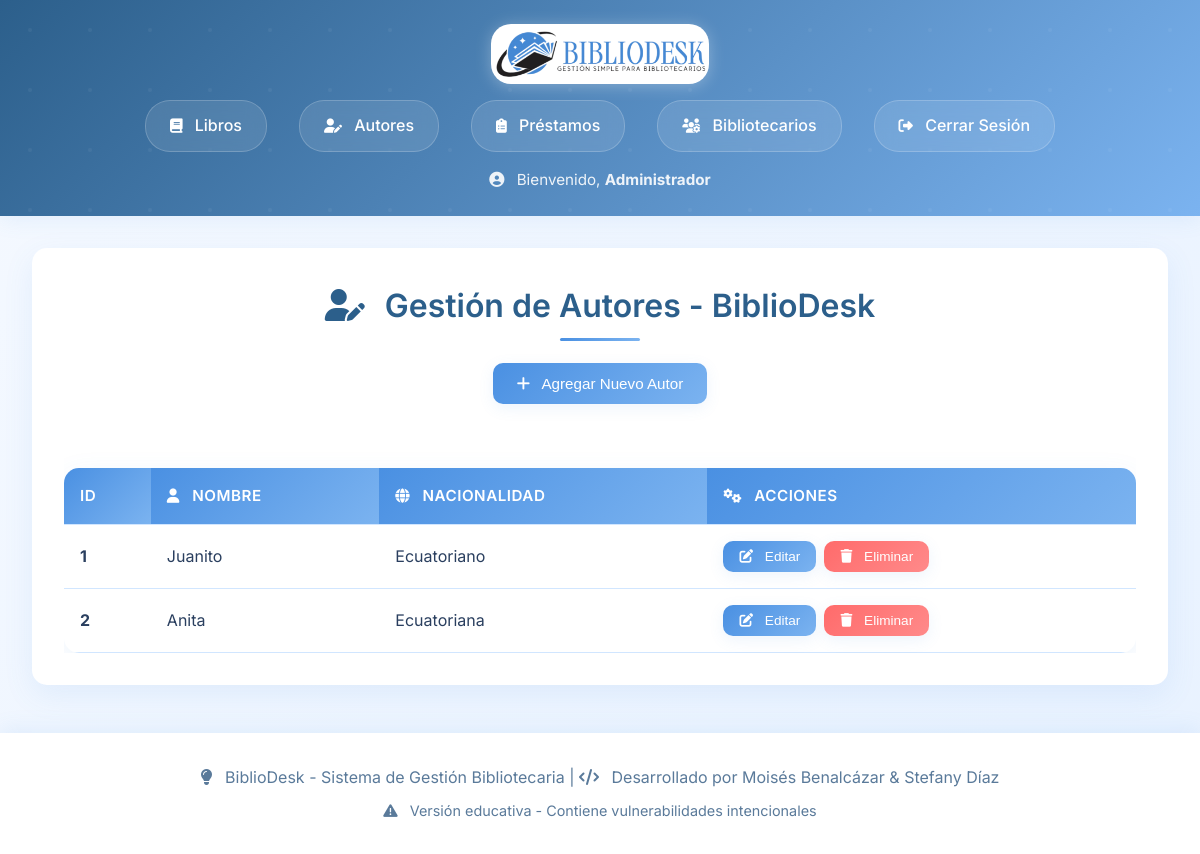
Before: /authors (signed in) with the older database file.
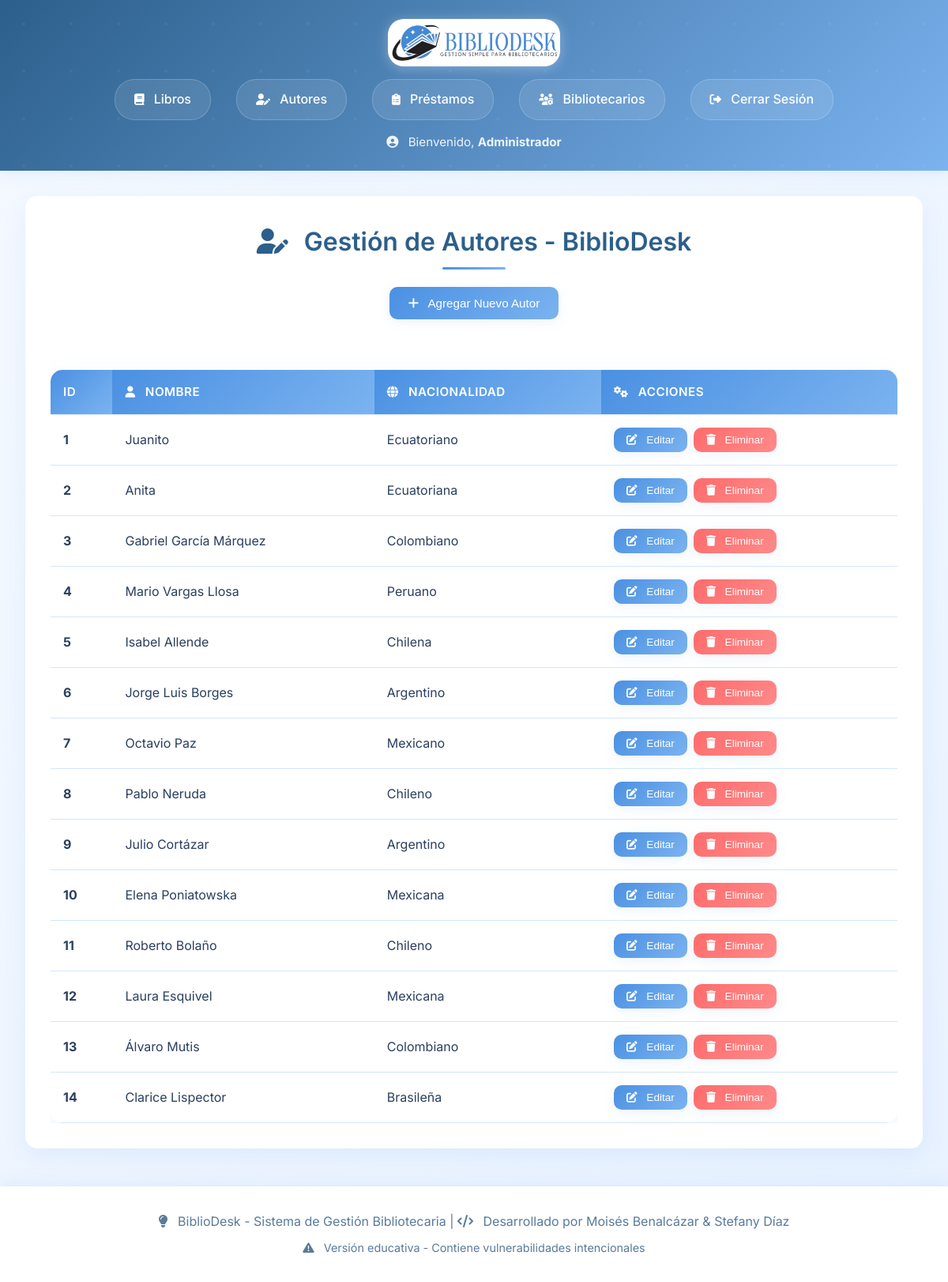
After: the same page with the newer database file.
### tables this page shows
CREATE TABLE authors (
        id INTEGER PRIMARY KEY AUTOINCREMENT,
        name TEXT NOT NULL,
        nationality TEXT
    );

### app.py (the view, shortened to what this page needs)
@app.route('/authors', methods=['GET', 'POST'])
def authors():
    if not session.get('logged_in'):
        return redirect(url_for('login'))
    authors = database.get_authors()
    return render_template('authors.html', authors=authors)

### database.py (called while the page is built)
def get_authors():
    conn = sqlite3.connect('library.db')
    c = conn.cursor()
    c.execute('SELECT * FROM authors')
    authors = c.fetchall()
    conn.close()
    return authors

### templates/authors.html (shortened to what this page needs)
{% extends "base.html" %}
{% block content %}
<div class="container">
    <div class="card">
        <h2><i class="fas fa-user-edit"></i> Gestión de Autores - BiblioDesk</h2>
        <div style="text-align: center; margin-bottom: 2rem;">
            <button class="btn-primary" onclick="openModal('addAuthorModal')">
                <i class="fas fa-plus"></i> Agregar Nuevo Autor
            </button>
        </div>
        <div style="overflow-x: auto;">
            <table>
                <thead>
                    <tr>
                        <th>ID</th>
                        <th><i class="fas fa-user"></i> Nombre</th>
                        <th><i class="fas fa-globe"></i> Nacionalidad</th>
                        <th><i class="fas fa-cogs"></i> Acciones</th>
                    </tr>
                </thead>
                <tbody>
                    {% for author in authors %}
                    <tr>
                        <td><strong>{{ author[0] }}</strong></td>
                        <td>{{ author[1] }}</td>
                        <td>{{ author[2] if author[2] else 'No especificada' }}</td>
                        <td>
                            <div class="action-buttons">
                                <button class="btn-primary" onclick="openEditModal('{{ author[0] }}', '{{ author[1] }}', '{{ author[2] }}')">
                                    <i class="fas fa-edit"></i> Editar
                                </button>
                                <form method="POST" style="display:inline;">
                                    <button type="submit" name="delete" class="btn-danger" onclick="return confirm('¿Estás seguro de que deseas eliminar este autor?')">
                                        <i class="fas fa-trash"></i> Eliminar
                                    </button>
                                </form>
                            </div>
                        </td>
                    </tr>
                    {% endfor %}
                </tbody>
            </table>
        </div>
    </div>
</div>
{% endblock %}

### templates/base.html (shortened to what this page needs)
<!DOCTYPE html>
<html lang="es">
<head>
    <link rel="stylesheet" href="https://cdnjs.cloudflare.com/ajax/libs/font-awesome/6.7.1/css/all.min.css" />
    <link rel="stylesheet" href="{{ url_for('static', filename='style.css') }}">
</head>
<body>
    <header>
        <div class="header-content">
            <div class="logo-section">
                <img src="{{ url_for('static', filename='img/logo.png') }}" alt="BiblioDesk Logo" class="logo">
            </div>
            {% if session.logged_in %}
            <nav>
                <a href="{{ url_for('books') }}"><i class="fas fa-book"></i> Libros</a>
                <a href="{{ url_for('authors') }}"><i class="fas fa-user-edit"></i> Autores</a>
                <a href="{{ url_for('loans') }}"><i class="fas fa-clipboard-list"></i> Préstamos</a>
                <a href="{{ url_for('bibliotecarios') }}"><i class="fas fa-users-cog"></i> Bibliotecarios</a>
                <a href="{{ url_for('logout') }}"><i class="fas fa-sign-out-alt"></i> Cerrar Sesión</a>
            </nav>
            <p style="text-align: center; margin-top: 1rem; opacity: 0.9; font-size: 0.95rem;">
                <i class="fas fa-user-circle"></i> Bienvenido, <strong>{{ session.name or session.username }}</strong>
            </p>
            {% endif %}
        </div>
    </header>
    <main>
        {% block content %}
        {% endblock %}
    </main>
    {% if session.logged_in %}
    <footer style="text-align: center; padding: 2rem; color: var(--text-light); background: var(--white); margin-top: 3rem; box-shadow: 0 -4px 20px var(--shadow);">
        <p><i class="fas fa-lightbulb"></i> BiblioDesk - Sistema de Gestión Bibliotecaria | <i class="fas fa-code"></i> Desarrollado por Moisés Benalcázar & Stefany Díaz</p>
        <p style="font-size: 0.9rem; margin-top: 0.5rem;"><i class="fas fa-exclamation-triangle"></i> Versión educativa - Contiene vulnerabilidades intencionales</p>
    </footer>
    {% endif %}
</body>
</html>

### static/style.css (style rules this page uses)
:root { --primary-blue: #4A90E2; --primary-light: #7BB3F0; --secondary-blue: #B8D4F1; --accent-blue: #2C5F8B; --light-blue: #E8F2FF; --background: #F5F9FF; --white: #FFFFFF; --text-dark: #2A3F5F; --text-light: #5A7A9A; --border-light: #D1E6FF; --success: #4ECDC4; --warning: #FFD93D; --danger: #FF6B6B; --shadow: rgba(74, 144, 226, 0.1); --shadow-hover: rgba(74, 144, 226, 0.2); }
* { margin: 0; padding: 0; box-sizing: border-box; }
body { font-family: 'Inter', sans-serif; background: linear-gradient(135deg, var(--background) 0%, var(--light-blue) 100%); min-height: 100vh; color: var(--text-dark); line-height: 1.6; }
header { background: linear-gradient(135deg, var(--accent-blue) 0%, var(--primary-light) 100%); color: var(--white); padding: 1.5rem 0; box-shadow: 0 4px 20px var(--shadow); position: relative; overflow: hidden; }
header::before { content: ''; position: absolute; top: 0; left: 0; right: 0; bottom: 0; animation: float 20s ease-in-out infinite; }
header img { background-color: white; border-radius: 20px; }
.logo-section { display: flex; align-items: center; justify-content: center; margin-bottom: 1rem; gap: 1rem; }
.logo { height: 60px; width: auto; filter: drop-shadow(0 2px 8px rgba(255, 255, 255, 0.3)); transition: all 0.3s ease; }
nav { display: flex; justify-content: center; flex-wrap: wrap; gap: 2rem; position: relative; z-index: 1; }
nav a { color: var(--white); text-decoration: none; padding: 0.75rem 1.5rem; border-radius: 25px; transition: all 0.3s ease; font-weight: 500; background: rgba(255, 255, 255, 0.1); backdrop-filter: blur(10px); border: 1px solid rgba(255, 255, 255, 0.2); }
.container { max-width: 1200px; margin: 2rem auto; padding: 0 2rem; }
h2 { color: var(--accent-blue); font-size: 2rem; font-weight: 600; margin-bottom: 2rem; text-align: center; position: relative; }
h2::after { content: ''; position: absolute; bottom: -10px; left: 50%; transform: translateX(-50%); width: 80px; height: 3px; background: linear-gradient(90deg, var(--primary-blue), var(--primary-light)); border-radius: 2px; }
button { background: linear-gradient(135deg, var(--primary-blue) 0%, var(--primary-light) 100%); color: var(--white); border: none; padding: 0.75rem 1.5rem; cursor: pointer; border-radius: 10px; font-weight: 500; font-size: 0.95rem; transition: all 0.3s ease; box-shadow: 0 4px 15px var(--shadow); position: relative; overflow: hidden; }
table { width: 100%; border-collapse: separate; border-spacing: 0; margin-top: 2rem; background: var(--white); border-radius: 15px; overflow: hidden; box-shadow: 0 10px 30px var(--shadow); }
th, td { padding: 1rem; text-align: left; border-bottom: 1px solid var(--border-light); }
th { background: linear-gradient(135deg, var(--primary-blue) 0%, var(--primary-light) 100%); color: var(--white); font-weight: 600; font-size: 0.95rem; text-transform: uppercase; letter-spacing: 0.5px; }
form { display: flex; flex-direction: column; gap: 1.5rem; max-width: 500px; background: var(--white); padding: 2rem; border-radius: 15px; box-shadow: 0 10px 30px var(--shadow); }
.card { background: var(--white); border-radius: 15px; padding: 2rem; box-shadow: 0 10px 30px var(--shadow); margin-bottom: 2rem; transition: all 0.3s ease; }
.action-buttons { display: flex; gap: 0.5rem; align-items: center; }
.action-buttons button { padding: 0.5rem 1rem; font-size: 0.85rem; min-width: auto; }
.action-buttons form { display: inline; margin: 0; padding: 0; background: none; box-shadow: none; gap: 0; }
.btn-primary { background: linear-gradient(135deg, var(--primary-blue) 0%, var(--primary-light) 100%); }
.btn-danger { background: linear-gradient(135deg, var(--danger) 0%, #ff8a8a 100%); }
.fas, .far, .fab { margin-right: 0.5rem; }
h1 .fas, h2 .fas, h3 .fas { margin-right: 0.75rem; color: inherit; }
button .fas { margin-right: 0.5rem; }
nav a .fas { margin-right: 0.5rem; font-size: 0.9rem; }
th .fas { margin-right: 0.5rem; font-size: 0.9rem; }

Changed rows visible on the page:
added authors: id "3", name "Gabriel García Márquez", nationality "Colombiano"
added authors: id "4", name "Mario Vargas Llosa", nationality "Peruano"
added authors: id "5", name "Isabel Allende", nationality "Chilena"
added authors: id "6", name "Jorge Luis Borges", nationality "Argentino"
added authors: id "7", name "Octavio Paz", nationality "Mexicano"
added authors: id "8", name "Pablo Neruda", nationality "Chileno"
added authors: id "9", name "Julio Cortázar", nationality "Argentino"
added authors: id "10", name "Elena Poniatowska", nationality "Mexicana"
added authors: id "11", name "Roberto Bolaño", nationality "Chileno"
added authors: id "12", name "Laura Esquivel", nationality "Mexicana"
added authors: id "13", name "Álvaro Mutis", nationality "Colombiano"
added authors: id "14", name "Clarice Lispector", nationality "Brasileña"
